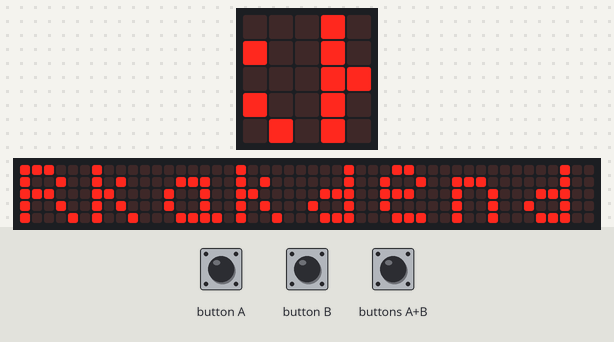
Bench run of a program on a simulated BBC micro:bit (MakeCode). On the bench: the board's 5×5 LED display, a strip that is not on the board, showing the scrolling text unrolled. Inputs (shaded band) come from the test bench. The 48×5 strip is a reading aid, not a part: it shows the text the display is scrolling, unrolled, one strip-width of it at a time.

Above: at 1.27 s.
1.3 s: button A pressed for 0.15 s
2.0 s: button B pressed for 0.15 s
2.7 s: buttons A+B pressed for 0.15 s
At 12.1 s:
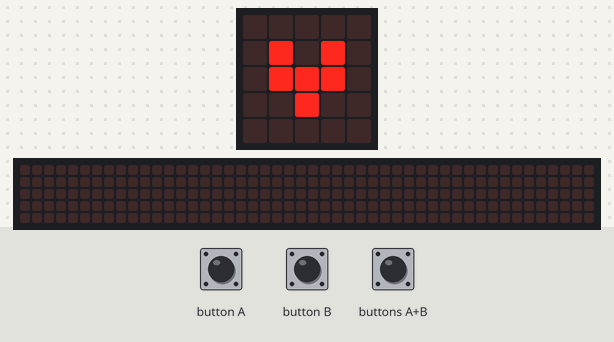
At 17.6 s:
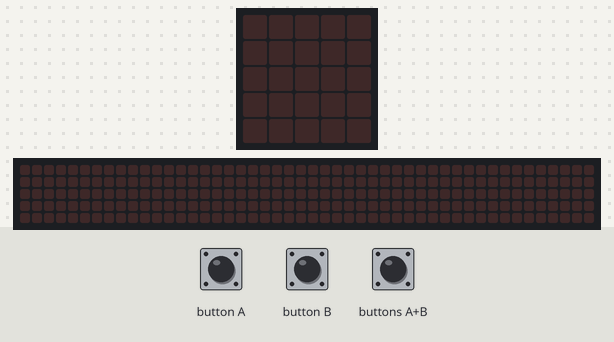

Measured:
- what the display in image 1 shows lasts 0.6 s, from 11.7 s to 12.3 s
- what the display in image 2 shows lasts 1.0 s, from 16.8 s to 17.8 s

The program:

main.ts
```typescript
input.onButtonPressed(Button.A, function () {
    basic.showIcon(IconNames.Happy)
})
input.onButtonPressed(Button.AB, function () {
    basic.showIcon(IconNames.Heart)
    basic.showIcon(IconNames.SmallHeart)
})
input.onButtonPressed(Button.B, function () {
    basic.showIcon(IconNames.Confused)
})
basic.forever(function () {
    basic.showString("Rkakdenddl")
    basic.pause(1000)
    basic.showNumber(1004)
    basic.pause(1000)
    basic.showIcon(IconNames.Heart)
    basic.showLeds(`
        . . # . .
        . . # . .
        # # # # #
        . . # . .
        . # . # .
        `)
    basic.pause(500)
})
```

test.ts
```typescript
// 테스트는 여기로 이동합니다; 이 패키지가 확장으로 사용될 때 컴파일되지 않을 것 입니다.
```
